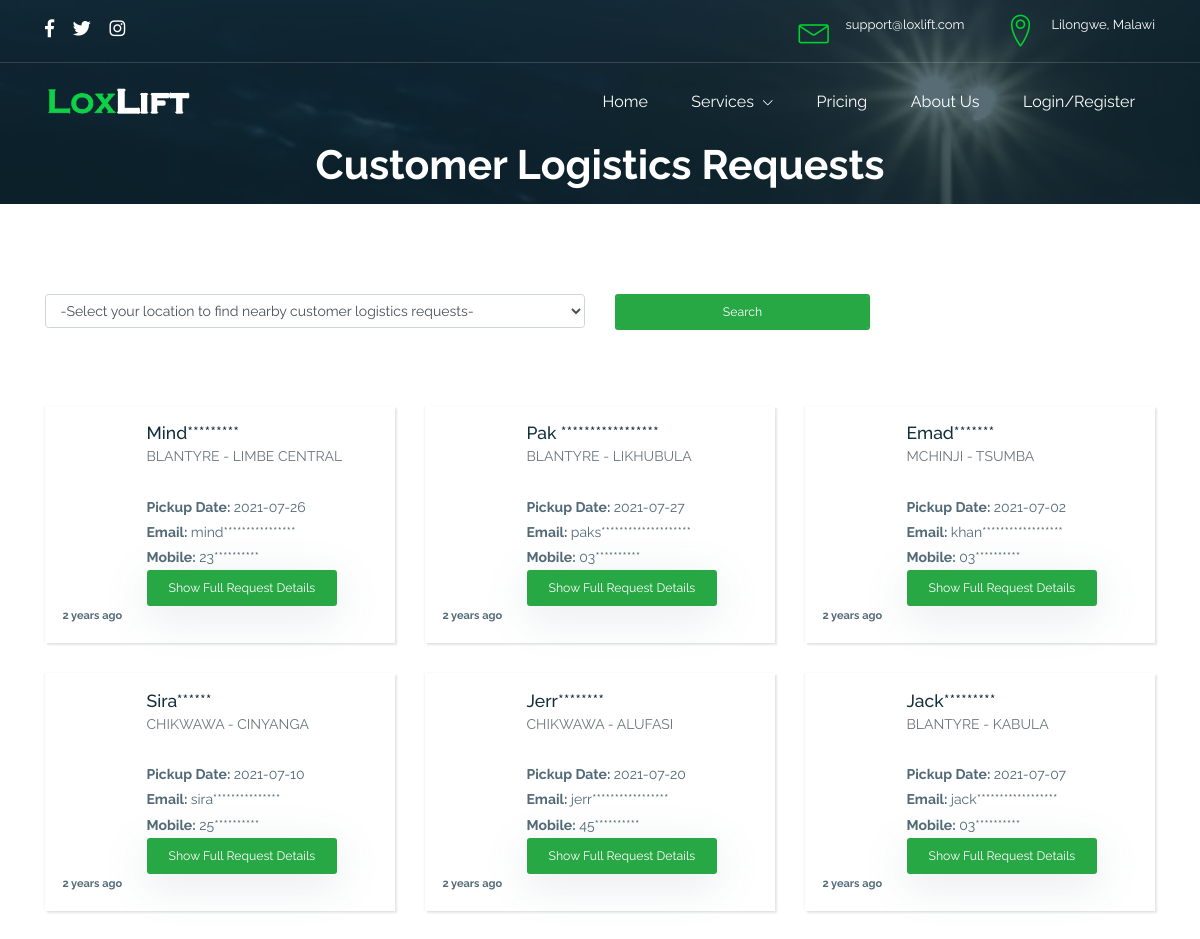
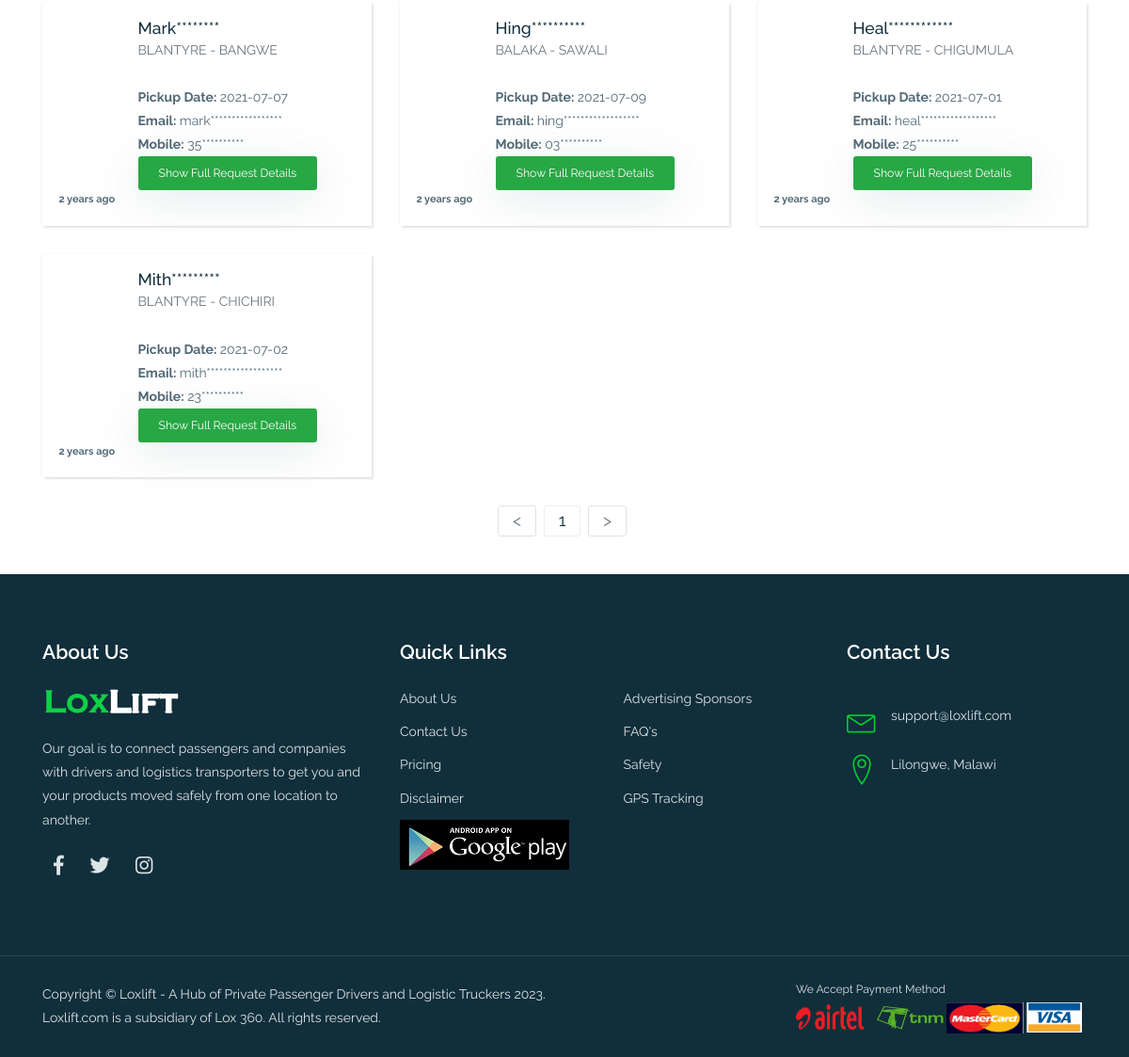
Screenshot of /logistics_request.php with the database file from the repository (2 pictures, top to bottom).
### tables this page shows
CREATE TABLE `settings` (
  `id` int(11) NOT NULL,
  `title` varchar(250) NOT NULL,
  `email` varchar(250) NOT NULL,
  `facebook` text NOT NULL,
  `twitter` text NOT NULL,
  `instagram` text NOT NULL,
  `site_address` varchar(255) NOT NULL,
  `phone_no` varchar(255) NOT NULL,
  `mobile_no` varchar(255) NOT NULL,
  `logo` varchar(250) NOT NULL,
  `favicon` varchar(255) NOT NULL,
  `currency` varchar(250) NOT NULL
);

CREATE TABLE `users` (
  `id` int(11) NOT NULL,
  `role_id` int(11) NOT NULL,
  `username` varchar(255) NOT NULL,
  `password` varchar(255) NOT NULL,
  `name` varchar(255) NOT NULL,
  `mobile` varchar(255) NOT NULL,
  `email` varchar(255) NOT NULL,
  `cityname` varchar(255) NOT NULL,
  `address` varchar(255) NOT NULL,
  `age` varchar(255) NOT NULL,
  `gender` varchar(255) NOT NULL,
  `profession` varchar(255) NOT NULL,
  `income` varchar(255) NOT NULL,
  `lox_use` varchar(255) NOT NULL,
  `picture` varchar(255) NOT NULL,
  `id_pn` varchar(255) NOT NULL,
  `driver_ln` varchar(255) NOT NULL,
  `vehcile_type` varchar(255) NOT NULL,
  `dept_date` varchar(255) NOT NULL,
  `dept_time` varchar(255) NOT NULL,
  `destination` text NOT NULL,
  `route_via` text NOT NULL,
  `stage` varchar(255) NOT NULL,
  `space_available` varchar(255) NOT NULL,
  `license_plate_no` varchar(255) NOT NULL,
  `load_desc` text NOT NULL,
  `pickup_date` varchar(255) NOT NULL,
  `pickup_time` varchar(255) NOT NULL,
  `deliver_date` varchar(255) NOT NULL,
  `delivery_time` varchar(255) NOT NULL,
  `delivery_desitnation` text NOT NULL,
  `status` tinyint(1) NOT NULL,
  `ip_address` varchar(255) NOT NULL,
  `date_created` varchar(255) NOT NULL,
  `date_updated` varchar(255) NOT NULL
);

### logistics_request.php (the view, shortened to what the rows shown need)
<?php include "header.php";
include "timeago.php";
	$total=10;
  if (isset($_GET["page"]))
  {
    $page  = $_GET["page"];
  }
  else
  {
    $page=1;
  }
  $start = ($page-1) * $total;
?>
		<div class="rn-page-title">
			<div class="container">
				<div class="row">
					<div class="col-lg-12">
						<div class="rn-page-title-inner">
							<h1><?php echo $customer_logistics_search ?></h1>
						</div>
					</div>
				</div>
			</div>
		</div>
																<?php 	$selected_city	= mysqli_real_escape_string($conn,$_GET['city']);
																$query	=	"select * from lox_cityname ";
															?>
<div class="container">
  <div class="row">
<?php
					$city  = mysqli_real_escape_string($conn,$_GET['city']);
				if ($city!="" )
				{
					$query	=	"SELECT  * FROM users WHERE status=1 and role_id=6 and cityname='".$city."'  ORDER BY date_updated DESC LIMIT $start,$total";
				}
				else
				{
					$query	= "SELECT  * FROM users WHERE status=1 and role_id=6  ORDER BY date_updated DESC LIMIT $start,$total";
				}
				$rs1		 =	mysqli_query($conn,$query) or die(mysqli_error());
				if (mysqli_num_rows($rs1)==0)
				{
					$msg 	= "No record found according to your search! please find another location";
				}
				else
				{
					while($row1		=	mysqli_fetch_array($rs1))
					{
?>
    <div class="col-md-6 col-xl-4">
      <div class="card">
        <div class="card-body">
          <div class="media align-items-center"><span style="background-color:white " class="avatar avatar-xl mr-3"></span>
            <div class="media-body overflow-hidden">
              <h5 class="card-text mb-0"><?php if($ok==1){echo  $row1['name'];}else{echo $dispnum = substr($row1['name'], 0, 4) . str_repeat("*", strlen($row1['name'])-2);}?></h5>
              <p class="card-text text-uppercase text-muted"><span><?php echo $row1['cityname']?></span></p>
              <p class="card-text">
                 <?php if($ok==1){?>		<span><strong>Pickup Date:</strong><?php echo $row1['pickup_date']?></span><br>
											<span><strong>Email: </strong><?php echo $row1['email']; ?></span><br>
											<span><strong>Mobile: </strong><?php echo $row1['mobile']?></span><br>
										<?php }else{?>
											<span><strong>Pickup Date: </strong><?php echo $row1['pickup_date']?></span>	<br>
											<span><strong>Email: </strong>
											<?php echo $dispnum = substr($row1['email'], 0, 4) . str_repeat("*", strlen($row1['email'])-2); ?></span><br>
											<span><strong>Mobile:</strong>
											<?php echo $dispnum = substr($row1['mobile'], 0, 2) . str_repeat("*", strlen($row1['mobile'])-2);?></span><br>
										<?php }?>
										<?php if($ok==0){?>
										<a class="btn btn-sm btn-shadow btn-success " href="pricing.php">Show Full Request Details</a>
										<?php }else{?>
											<a class="btn btn-sm btn-shadow btn-success " target="_blank" href="details.php?id=<?php echo md5($row1["id"]);?>&&section=<?php echo md5(6)?>">Show Full Request Details</a>
											<?php }?>
              </p>
            </div>
          </div>
          <span style="font-size: 11px;font-weight: bold"><?php echo time_elapsed_string($row1['date_updated']);?></span>
        </div>
      </div>
    </div>
<?php
					}
				}
?>
  </div>
</div>
		<?php include "footer.php"?>

### header.php (shortened to what the rows shown need)
<?php  if(!isset($_SESSION))
include "functions.php";
include "contents.php";
?>
<!DOCTYPE html>
<html lang="en">
<head>
    <link rel="stylesheet" href="assets/libs/bootstrap/css/bootstrap.min.css">
    <link rel="stylesheet" href="assets/libs/fontawesome/css/fontawesome-all.min.css">
    <link rel="stylesheet" href="assets/libs/linearicons/linearicons.css">
    <link rel="stylesheet" href="assets/css/rentnow-icons.css">
    <link rel="stylesheet" href="assets/libs/flatpickr/flatpickr.min.css">
    <link rel="stylesheet" href="assets/css/magnific-popup.css">
    <link rel="stylesheet" href="assets/css/style.css">
    <link rel="stylesheet" href="assets/css/custom-style.css">
</head>
<body class="rn-preloader">
    <header class="rn-header">
        <div class="rn-topbar">
            <div class="container">
                <div class="row align-items-center">
                    <div class="col-12 col-sm-7 col-lg-9">
                        <div class="rn-icon-contents">
                            <div class="rn-email rn-icon-content">
                                <div class="rn-info">
                                    <ul>
                                        <?php if(!empty($web_site_email)){ echo '<li>'.$web_site_email.'</li>';}?>
                                    </ul>
                                </div>
                            </div>
                            <div class="rn-address rn-icon-content">
                                <div class="rn-info">
                                    <ul>
                                        <?php if(!empty($web_location_address)){ echo '<li>'.$web_location_address.'</li>';}?>
                                    </ul>
                                </div>
                            </div>
                        </div>
                    </div>
                </div>
            </div>
        </div>
        <div class="rn-menubar ">
            <div class="container">
                <div class="row align-items-center">
                    <div class="col-4">
                        <a class="brand-name" href="index.php">
                            <img class="img-fluid" src="<?php echo "uploads/$fileToUpload"?>" alt="Logo">
                        </a>
                    </div>
                </div>
            </div>
        </div>
    </header>

### footer.php (shortened to what the rows shown need)
<footer class="rn-footer">
			<div class="rn-footer-widgets">
				<div class="container">
					<div class="row">
						<div class="col-md-4">
							<section class="rn-widget">
								<h2 class="rn-widget-title"><?php echo $about_us;?></h2>
							</section>
						</div>
						<div class="col-md-5">
							<section class="rn-widget">
								<h2 class="rn-widget-title">Quick Links</h2>
							</section>
						</div>
						<div class="col-md-3">
							<section class="rn-widget">
								<h2 class="rn-widget-title"><?php echo $contact_us?></h2>
								<div class="rn-widget-content">
									<div class="rn-icon-contents">
										<div class="rn-email rn-icon-content">
											<div class="rn-info">
												<ul>
													<?php if(!empty($web_site_email)){ echo '<li>'.$web_site_email.'</li>';}?>
												</ul>
											</div>
										</div>
										<div class="rn-address rn-icon-content">
											<div class="rn-info">
												<ul>
            										<?php if(!empty($web_location_address)){ echo '<li>'.$web_location_address.'</li>';}?>
												</ul>
											</div>
										</div>
									</div>
								</div>
							</section>
						</div>
					</div>
				</div>
			</div>
			<div class="rn-footer-copyright">
				<div class="container">
					<div class="row align-items-center">
						<div class="col-md-6">
							<p><?php echo $copy_right_footer?><br>
								<?php echo $about_us_copyright?></p>
						</div>
					</div>
				</div>
			</div>
		</footer>
	</body>
</html>

### rows the page displays
settings: email "support@loxlift.com", site_address "Lilongwe, Malawi", logo (picture), title "Copyright © Loxlift - A Hub of Private Passenger Drivers and Logistic Truckers 2023."
users: name "Mind*********", cityname "BLANTYRE - LIMBE CENTRAL", pickup_date "2021-07-26", email "mind****************", mobile "23**********", date_updated "2 years ago"
users: name "Pak *****************", cityname "BLANTYRE - LIKHUBULA", pickup_date "2021-07-27", email "paks********************", mobile "03**********", date_updated "2 years ago"
users: name "Emad*******", cityname "MCHINJI - TSUMBA", pickup_date "2021-07-02", email "khan******************", mobile "03**********", date_updated "2 years ago"
users: name "Sira******", cityname "CHIKWAWA - CINYANGA", pickup_date "2021-07-10", email "sira***************", mobile "25**********", date_updated "2 years ago"
users: name "Jerr********", cityname "CHIKWAWA - ALUFASI", pickup_date "2021-07-20", email "jerr*****************", mobile "45**********", date_updated "2 years ago"
users: name "Jack*********", cityname "BLANTYRE - KABULA", pickup_date "2021-07-07", email "jack******************", mobile "03**********", date_updated "2 years ago"
users: name "Mark********", cityname "BLANTYRE - BANGWE", pickup_date "2021-07-07", email "mark*****************", mobile "35**********", date_updated "2 years ago"
users: name "Hing**********", cityname "BALAKA - SAWALI", pickup_date "2021-07-09", email "hing******************", mobile "03**********", date_updated "2 years ago"
users: name "Heal************", cityname "BLANTYRE - CHIGUMULA", pickup_date "2021-07-01", email "heal******************", mobile "25**********", date_updated "2 years ago"
users: name "Mith*********", cityname "BLANTYRE - CHICHIRI", pickup_date "2021-07-02", email "mith******************", mobile "23**********", date_updated "2 years ago"

### other values shown
$home "Home"
$services "Services"
$pricing "Pricing"
$about_us "About Us"
$login_register "Login/Register"
$customer_logistics_search "Customer Logistics Requests"
$about_us_content1 "Our goal is to connect passengers and companies with drivers and logistics transporters to get you and your products moved safely from one location to another."
$contact_us "Contact Us"
$disclaimer "Disclaimer"
$news_release "Advertising Sponsors"
$frequently_asked_question "FAQ's"
$safety "Safety"
$gps_tracking "GPS Tracking"
$about_us_copyright "Loxlift.com is a subsidiary of Lox 360. All rights reserved."
$we_accept_payment_method "We Accept Payment Method"
